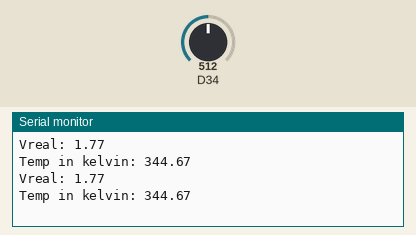
Simulated run of this sketch. Board: Arduino Due. Parts: the last lines printed to the serial monitor. The test bench sets the inputs (shaded band); at power-on: D34 = 512 (analog values on the 0–1023 scale).

Above: at 1.8 s.
1.9 s: D34 set to 979
At 2.7 s:
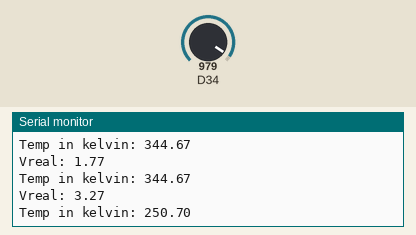
3.4 s: D34 set to 1010
At 4.8 s:
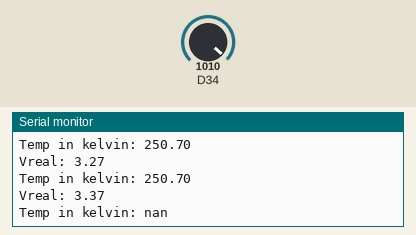
Timing chart, 0 to 6.4 s (numbered marks = the images above; inputs shaded):
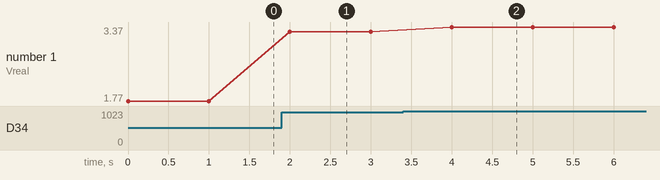

Measured:
- the behaviour switches between 993 and 994 on D34 (found by bisection; images 1 and 2)
- after the input at 1.9 s, the serial monitor: prints a new line after 0.10 s (image 1)
- after the input at 3.4 s, the serial monitor: prints a new line after 0.60 s (image 2)
- plotted number 1: 1.77 → 3.27 after the input at 1.9 s, 3.27 → 3.37 after the input at 3.4 s

The sketch:

Lab2Deliverable8.ino
```cpp
float bias = 2.3603;
float gain = 1.2491;

double WR = 180.0;

double PR3 = 340.0;

void setup() {
  // put your setup code here, to run once:
  analogReadResolution(12);
  Serial.begin(115200);

}

void loop() {
  // put your main code here, to run repeatedly:
  int analogValue = analogRead(34);
  //Serial.println(analogValue);

  double Vreal = (analogValue + 160)/1245.0;

  Serial.print("Vreal: ");
  Serial.println(Vreal);

  double removeBias = Vreal - bias; //Removes voltage bias

  double removeGain = removeBias/gain; //Removes gain adjustment

  double removeWheatstone = (WR*(removeGain+(5.0/2.0)))/((5.0/2.0)-removeGain); //Inverse of wheatstone bridge function

  double remove3PR = (removeWheatstone*PR3)/(PR3-removeWheatstone); //Finds initial resistance of thermistor

  double betaTransfer = (1084073.4)/(3636.0 + 298.15*log(0.001*remove3PR)); //Uses beta model of thermistor to find temperature based on resistance

  Serial.print("Temp in kelvin: ");
  Serial.println(betaTransfer);

  delay(1000);
}
```
